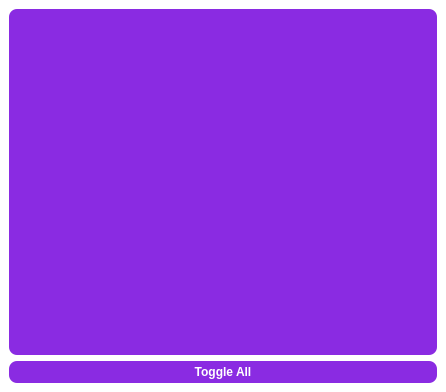
<?xml version="1.0" encoding="UTF-8"?>
<ui version="4.0">
 <class>ToDoLIst</class>
 <widget class="QMainWindow" name="ToDoLIst">
  <property name="geometry">
   <rect>
    <x>0</x>
    <y>0</y>
    <width>446</width>
    <height>392</height>
   </rect>
  </property>
  <property name="windowTitle">
   <string>MainWindow</string>
  </property>
  <property name="styleSheet">
   <string notr="true">QWidget{
background-color:white;
margin:0px;}
QListWidget{background-color:blueviolet;
color:white;
border-radius:8px;
padding:4px;
margin:1rem;
text-align:center;}
QPushButton{background-color:blueviolet;
color:white;
border-radius:8px;
width:fit-content;
padding:4px;
font-weight:bold;
margin:1rem;}
</string>
  </property>
  <widget class="QWidget" name="centralwidget">
   <property name="styleSheet">
    <string notr="true">
</string>
   </property>
   <layout class="QGridLayout" name="gridLayout">
    <item row="0" column="0">
     <widget class="QListWidget" name="listWidget">
      <property name="styleSheet">
       <string notr="true">QListWidget{background-color:blueviolet;
color:white;
border-radius:8px;
padding:4px;
margin:1rem;}
QPushButton{background-color:blueviolet;
color:white;
border-radius:8px;
width:fit-content;
padding:4px;
margin:1rem;}
</string>
      </property>
     </widget>
    </item>
    <item row="1" column="0">
     <widget class="QPushButton" name="pushButton">
      <property name="text">
       <string>Toggle All</string>
      </property>
     </widget>
    </item>
   </layout>
  </widget>
 </widget>
 <resources/>
 <connections/>
</ui>
